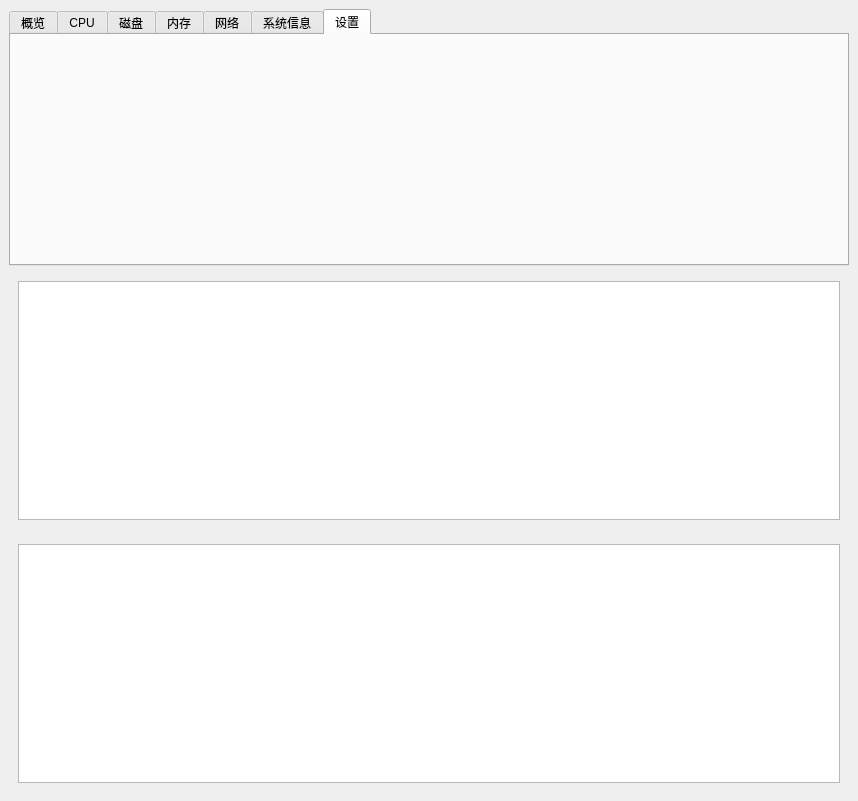
<?xml version="1.0" encoding="UTF-8"?>
<ui version="4.0">
 <class>MainWindow</class>
 <widget class="QMainWindow" name="MainWindow">
  <property name="geometry">
   <rect>
    <x>0</x>
    <y>0</y>
    <width>858</width>
    <height>801</height>
   </rect>
  </property>
  <property name="windowTitle">
   <string>监控面板</string>
  </property>
  <widget class="QWidget" name="centralwidget">
   <layout class="QGridLayout" name="gridLayout">
    <item row="2" column="0">
     <widget class="QWidget" name="log" native="true">
      <layout class="QVBoxLayout" name="verticalLayout">
       <item>
        <widget class="QTextBrowser" name="textBrowser_2"/>
       </item>
      </layout>
     </widget>
    </item>
    <item row="0" column="0">
     <widget class="QTabWidget" name="tabWidget">
      <property name="contextMenuPolicy">
       <enum>Qt::ActionsContextMenu</enum>
      </property>
      <property name="currentIndex">
       <number>6</number>
      </property>
      <widget class="QWidget" name="overview">
       <attribute name="title">
        <string>概览</string>
       </attribute>
      </widget>
      <widget class="QWidget" name="cpu">
       <attribute name="title">
        <string>CPU</string>
       </attribute>
       <layout class="QVBoxLayout" name="verticalLayout_2">
        <item>
         <widget class="QTextBrowser" name="textBrowser_3"/>
        </item>
       </layout>
      </widget>
      <widget class="QWidget" name="disk">
       <attribute name="title">
        <string>磁盘</string>
       </attribute>
       <layout class="QVBoxLayout" name="verticalLayout_3">
        <item>
         <widget class="QTextBrowser" name="textBrowser_4"/>
        </item>
       </layout>
      </widget>
      <widget class="QWidget" name="memory">
       <attribute name="title">
        <string>内存</string>
       </attribute>
       <layout class="QVBoxLayout" name="verticalLayout_4">
        <item>
         <widget class="QTextBrowser" name="textBrowser_5"/>
        </item>
       </layout>
      </widget>
      <widget class="QWidget" name="network">
       <attribute name="title">
        <string>网络</string>
       </attribute>
       <layout class="QVBoxLayout" name="verticalLayout_5">
        <item>
         <widget class="QTextBrowser" name="textBrowser_6"/>
        </item>
       </layout>
      </widget>
      <widget class="QWidget" name="system">
       <attribute name="title">
        <string>系统信息</string>
       </attribute>
       <layout class="QHBoxLayout" name="horizontalLayout_2">
        <item>
         <widget class="QTextBrowser" name="textBrowser_7"/>
        </item>
       </layout>
      </widget>
      <widget class="QWidget" name="settings">
       <attribute name="title">
        <string>设置</string>
       </attribute>
      </widget>
     </widget>
    </item>
    <item row="1" column="0">
     <widget class="QWidget" name="mainStatus" native="true">
      <property name="sizePolicy">
       <sizepolicy hsizetype="Preferred" vsizetype="Preferred">
        <horstretch>0</horstretch>
        <verstretch>0</verstretch>
       </sizepolicy>
      </property>
      <layout class="QHBoxLayout" name="horizontalLayout">
       <item>
        <widget class="QTextBrowser" name="textBrowser">
         <property name="sizePolicy">
          <sizepolicy hsizetype="Expanding" vsizetype="Expanding">
           <horstretch>0</horstretch>
           <verstretch>0</verstretch>
          </sizepolicy>
         </property>
        </widget>
       </item>
      </layout>
     </widget>
    </item>
   </layout>
  </widget>
 </widget>
 <resources/>
 <connections/>
</ui>
